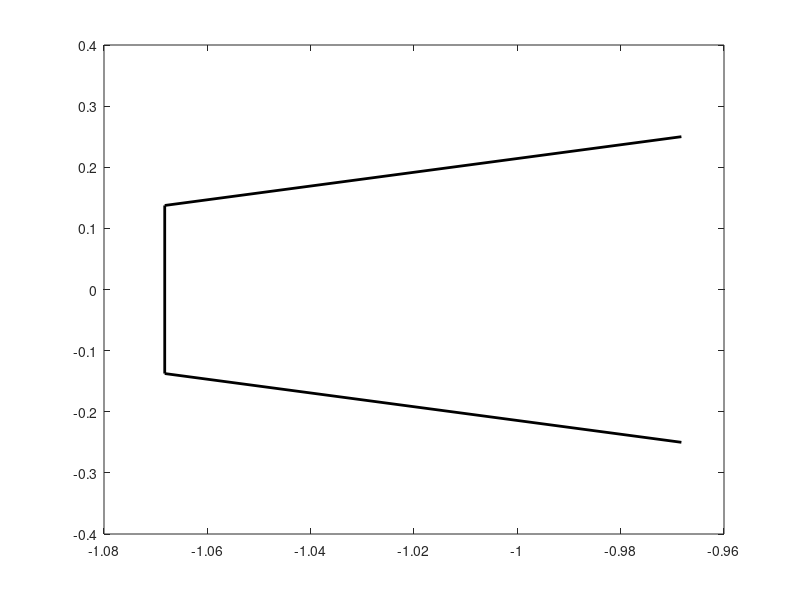

Write MATLAB code to recreate this figure.
function headTemplate(ax)
% Draw the scalp outline, nose, and ears for one topoplot panel.

if nargin < 1 || isempty(ax)
    ax = gca;
end

axes(ax); %#ok<LAXES>

headRadius = 1.0;

% Head circle
th = linspace(0, 2*pi, 360);
plot(headRadius*cos(th), headRadius*sin(th), 'k', 'LineWidth', 2);

% Nose
noseBaseY = headRadius;
noseApexY = headRadius + 0.12;
noseHalfW = 0.12;
noseXs = [-noseHalfW, 0, noseHalfW, -noseHalfW];
noseYs = [noseBaseY, noseApexY, noseBaseY, noseBaseY];
plot(noseXs, noseYs, 'k', 'LineWidth', 2);

% Ears attached to the circle boundary
earH = 0.25;
earW = 0.10;
xEdge = sqrt(headRadius^2 - earH^2);
yTop = earH;
yBot = -earH;

rightEarX = [xEdge, xEdge+earW, xEdge+earW, xEdge];
rightEarY = [yTop,  yTop*0.55,  yBot*0.55,  yBot];
leftEarX = -rightEarX;
leftEarY = rightEarY;

plot(rightEarX, rightEarY, 'k', 'LineWidth', 2);
plot(leftEarX, leftEarY, 'k', 'LineWidth', 2);
end
